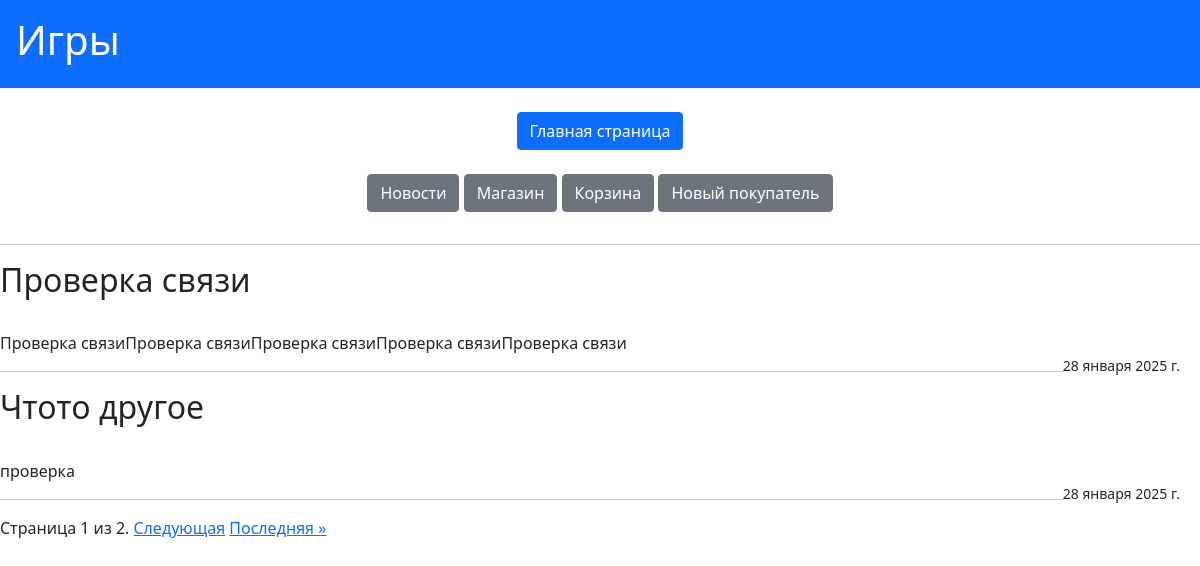
The page /task1/news/ on the database its author committed.
### task1/models.py (models this page shows, shortened)
class News(models.Model):
    title = models.CharField(max_length=100, verbose_name="Заголовок")
    content = models.TextField(verbose_name="Статья")
    date = models.DateField(auto_now_add=True, verbose_name="Дата статьи")
    class Meta:
        verbose_name = "Новость"
        verbose_name_plural = "Новости"

### task1/views.py (the view)
# urls.py: path('news/', news, name='news'),
def news(request):
    contents = News.objects.all()
    paginator = Paginator(contents, 2)
    page_number = request.GET.get('page')
    try:
        page_contents = paginator.get_page(page_number)
    except PageNotAnInteger:
        page_contents = paginator.page(1)
    except EmptyPage:
        page_contents = paginator.page(paginator.num_pages)
    return render(request, 'first_task/news.html', {'page_contents': page_contents})

### templates/first_task/news.html (shortened to what this page needs)
{% extends 'first_task/menu.html' %}
{% block pagename %}Игры{% endblock %}
{% block menu %}{{ block.super }}{% endblock %}
{% block content %}
    <hr>
    {% for new in page_contents %}
        <h2>{{ new.title }}</h2>
        <br>
        {{ new.content }}
        <br>
        <small style="float: right; margin-right: 20px;">{{ new.date }}</small>
        <hr>
    {% endfor %}
    <div class="pagination">
        <span class="step-links">
            <span class="current">
                Страница {{ page_contents.number }} из {{ page_contents.paginator.num_pages }}.
            </span>
            {% if page_contents.has_next %}
                <a href="?page={{ page_contents.next_page_number }}">Следующая</a>
                <a href="?page={{ page_contents.paginator.num_pages }}">Последняя &raquo;</a>
            {% endif %}
        </span>
    </div>
{% endblock %}

### rows shown on the page
News: title "Проверка связи", content "Проверка связиПроверка связиПроверка связиПроверка связиПроверка связи", date "28 января 2025 г."
News: title "Чтото другое", content "проверка", date "28 января 2025 г."

### other values the page prints
{{ page_contents.number }} "1"
{{ page_contents.paginator.num_pages }} "2"
